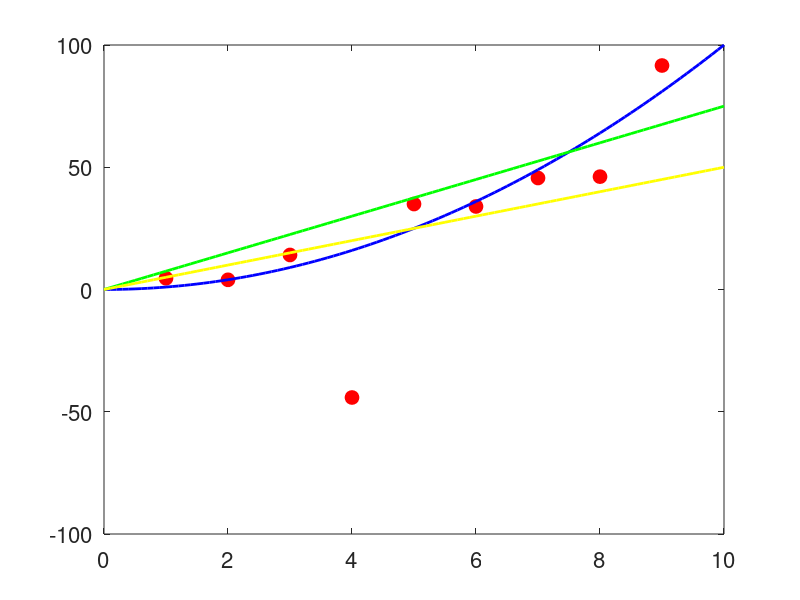
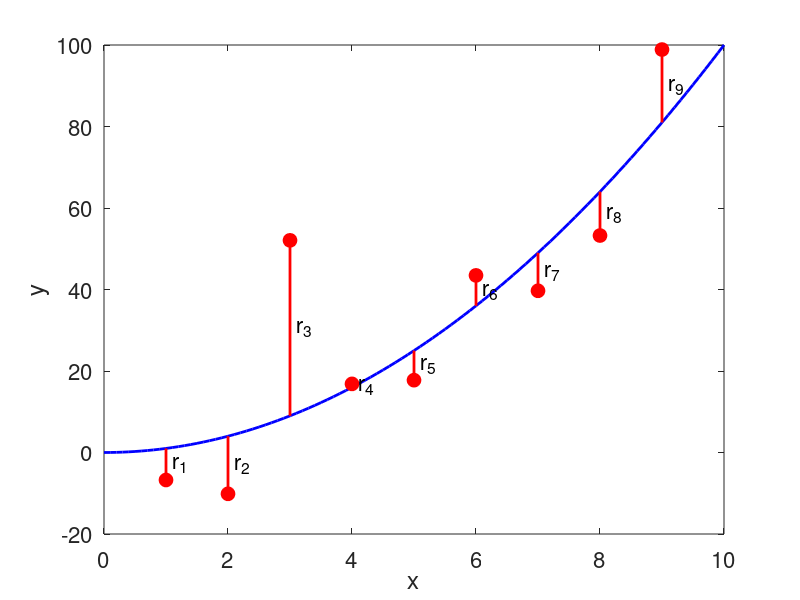
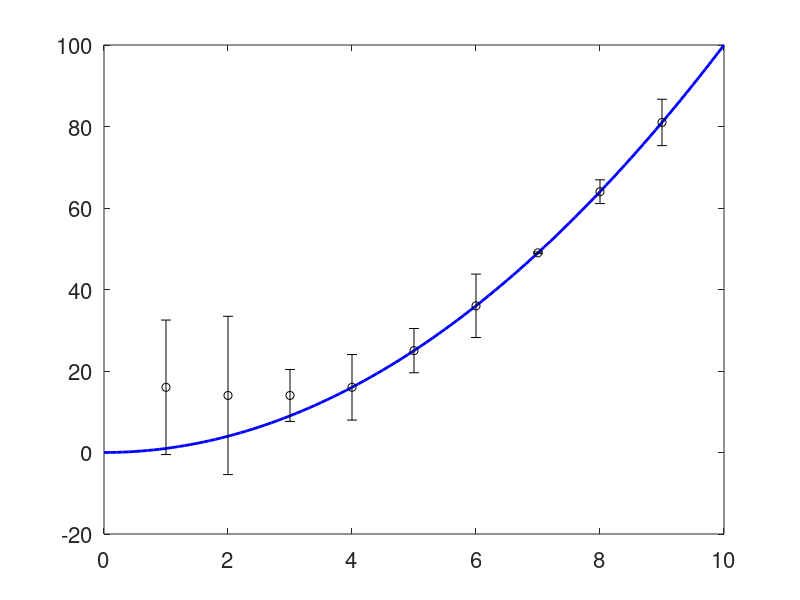

Here is the MATLAB script that generated these plots, in order: (Note: this script raises an error after producing the figures.)
close all;
clear all;
set(0, 'DefaultAxesFontSize',16)
% set(0, 'DefaultLineWidth',2)

%%
xx = 1:9;
yy = xx.^2;
zz = yy + 20*randn(size(yy));
figure, plot(xx,zz,'ko','MarkerSize',10,'MarkerEdgeColor','r','MarkerFaceColor','r');
hold on;
x = 0:0.1:10;
y1 = x.^2;
y2 = 7.5*x;
y3 = 5*x;
plot(x,y1,'b-','LineWidth',2);
plot(x,y2,'g-','LineWidth',2);
plot(x,y3,'y-','LineWidth',2);

saveas(gcf,'possiblefits.png','png')



%% Residuals

x = 0:0.1:10;
y = x.^2;
xx = 1:9;
yy = xx.^2;
zz = yy + 20*randn(size(yy));
figure, plot(x,y,'b-','LineWidth',2);
hold on;
plot(xx,zz,'ko','MarkerSize',10,'MarkerEdgeColor','r','MarkerFaceColor','r')
for i=1:length(xx)
	line([xx(i),xx(i)],[yy(i),zz(i)],'Color','red','LineWidth',2);
	text(xx(i)+0.1,mean([yy(i),zz(i)]),sprintf('r_%d', i),'FontSize',16,'Color','black');
end
xlabel('x');
ylabel('y')

saveas(gcf,'residuals.png','png');

%% Weighted Fits
x = 0:0.1:10;
y = x.^2;
xx = 1:9;
yy = xx.^2;
zz = 10*ones(size(xx)).*rand(size(yy));
yy(1:3) = yy(1:3) + [15,10,5];
zz(1:3) = zz(1:3) + [15,10,5];
figure, plot(x,y,'b-','LineWidth',2);
hold on;
errorbar(xx,yy,zz,'ko','MarkerSize',10,'MarkerEdgeColor','r','MarkerFaceColor','r','LineWidth',2);
xlabel('x');
ylabel('y')

saveas(gcf,'weighted.png','png');
